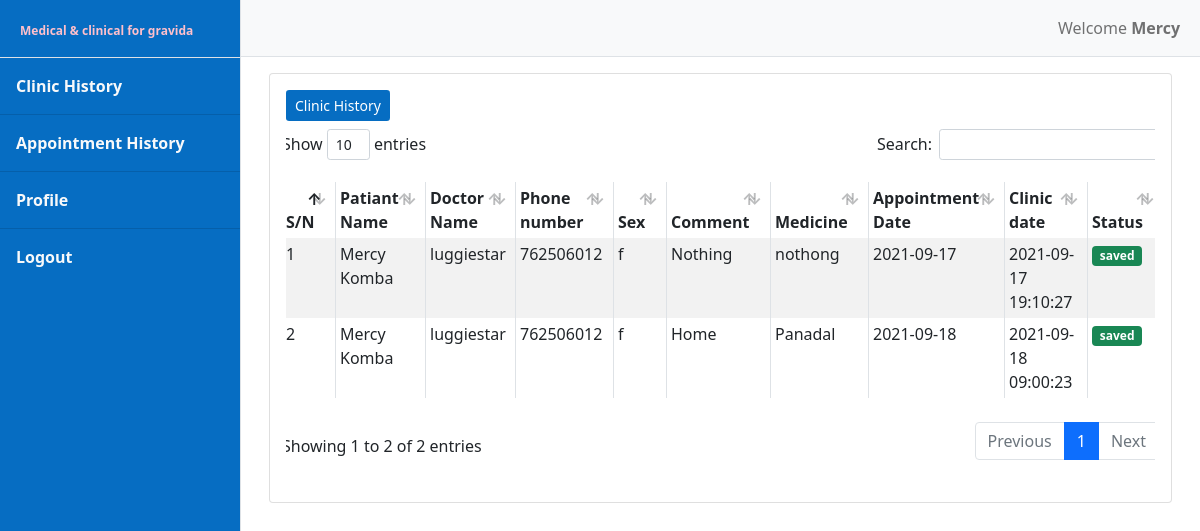
/user/preg_clinic.php (signed in), run on the app's committed database.
### tables this page shows
CREATE TABLE `tbl_patient` (
  `patient_id` int(11) NOT NULL,
  `fname` varchar(30) NOT NULL,
  `mname` varchar(30) DEFAULT NULL,
  `lname` varchar(30) NOT NULL,
  `sex` char(1) NOT NULL,
  `phone` bigint(20) NOT NULL,
  `address1` varchar(30) NOT NULL,
  `address2` varchar(30) DEFAULT NULL,
  `password` varchar(60) NOT NULL
);

CREATE TABLE `tbl_user` (
  `user_id` int(11) NOT NULL,
  `fname` varchar(30) NOT NULL,
  `mname` varchar(30) DEFAULT NULL,
  `lname` varchar(30) NOT NULL,
  `sex` char(1) NOT NULL,
  `phone` bigint(20) NOT NULL,
  `email` varchar(30) NOT NULL,
  `active` int(11) NOT NULL,
  `type` varchar(10) NOT NULL,
  `username` varchar(30) NOT NULL,
  `password` varchar(60) NOT NULL
);

CREATE TABLE `tbl_clinic` (
  `clinic_id` int(11) NOT NULL,
  `appointment` int(11) NOT NULL,
  `treated_by` int(11) NOT NULL,
  `problem` text NOT NULL,
  `comment` text NOT NULL,
  `medicin_given` text NOT NULL,
  `created_date` timestamp NOT NULL DEFAULT CURRENT_TIMESTAMP ON UPDATE CURRENT_TIMESTAMP
);

CREATE TABLE `tbl_appointment` (
  `opp_id` int(11) NOT NULL,
  `patient` int(11) NOT NULL,
  `doctor` int(11) DEFAULT NULL,
  `status` varchar(12) NOT NULL DEFAULT 'not saved',
  `reporting_date` date NOT NULL,
  `date_requested` datetime NOT NULL DEFAULT CURRENT_TIMESTAMP ON UPDATE CURRENT_TIMESTAMP
);

### user/preg_clinic.php (the view, shortened to what this page needs)
<?php require_once('sidebar.php') ?>
<?php
    $pregnant = $_SESSION['pregnant']['patient_id'];
    $clinic_query = mysqli_query($dbconnect, "SELECT tbl_patient.*, tbl_appointment.*, tbl_clinic.*, tbl_user.username FROM
    tbl_patient, tbl_clinic, tbl_appointment, tbl_user
    WHERE tbl_clinic.appointment = tbl_appointment.opp_id
    AND tbl_clinic.treated_by = tbl_user.user_id
    AND tbl_appointment.patient = tbl_patient.patient_id
    AND tbl_patient.patient_id = ' $pregnant'");
?>
<div class="container-fluid">
        <div class="row">
            <div class="col-12">
                <div class="card">
                    <div class="card-body">
                        <a href="" class="btn appoint-btn btn-sm">Clinic History</a>
                        <div class="table-responsive">
                            <div class="table">
                                <table class="table table-striped table-sm table-bordered" id="dataTable">
                                    <thead>
                                        <tr>
                                            <th>S/N</th>
                                            <th>Patiant Name</th>
                                            <th>Doctor Name</th>
                                            <th>Phone number</th>
                                            <th>Sex</th>
                                            <th>Comment</th>
                                            <th>Medicine</th>
                                            <th>Appointment Date</th>
                                            <th>Clinic date</th>
                                            <th>Status</th>
                                        </tr>
                                    </thead>
                                    <tbody>
                                        <?php  $number = 1; while($patient_row=mysqli_fetch_array($clinic_query)) {?>
                                            <tr>
                                                <td><?php echo $number++ ?></td>
                                                <td><?php echo "$patient_row[fname] $patient_row[lname]" ?></td>
                                                <td><?php echo $patient_row['username'] ?></td>
                                                <td><?php echo $patient_row['phone'] ?></td>
                                                <td><?php echo $patient_row['sex'] ?></td>
                                                <td><?php echo $patient_row['comment'] ?></td>
                                                <td><?php echo $patient_row['medicin_given'] ?></td>
                                                <td><?php echo "$patient_row[reporting_date]" ?></td>
                                                <td><?php echo $patient_row['created_date'] ?></td>
                                                <td>
                                                    <?php if($patient_row['status'] == 'saved'): ?>
                                                        <span class="badge bg-success">
                                                        <?php echo $patient_row['status'] ?><span>
                                                    <?php else: ?>
                                                        <span class="badge bg-danger">
                                                        <?php echo $patient_row['status'] ?><span>
                                                    <?php endif ?>
                                                </td>
                                            </tr>
                                        <?php } ?>
                                    </tbody>
                                </table>
                            </div>
                        </div>
                    </div>
                </div>
            </div>
        </div>
    </div>
<?php require_once('finish.php') ?>

### user/sidebar.php (style rules this page uses)
.appoint-btn { background-color: rgb(6, 109, 194); color:white; }

### data on the page
tbl_patient: fname "Mercy", lname "Komba", tbl_user.username "luggiestar", phone "762506012", sex "f", tbl_clinic.comment "Nothing", tbl_clinic.medicin_given "nothong", tbl_appointment.reporting_date "2021-09-17", tbl_clinic.created_date "2021-09-17 19:10:27", tbl_appointment.status "saved", tbl_clinic.comment "Home", tbl_clinic.medicin_given "Panadal", tbl_appointment.reporting_date "2021-09-18", tbl_clinic.created_date "2021-09-18 09:00:23"

### other printed values
$_SESSION['pregnant']['fname'] "Mercy"
